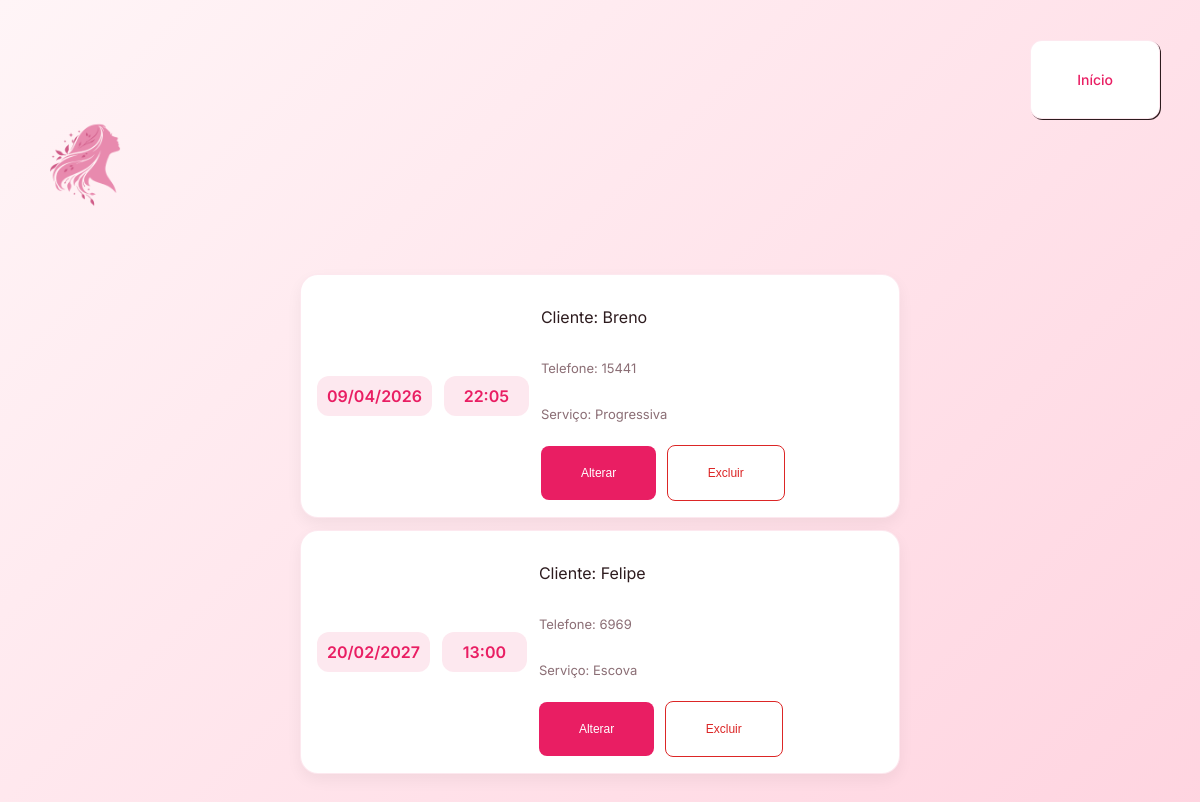
Page /agenda on the earlier database version.
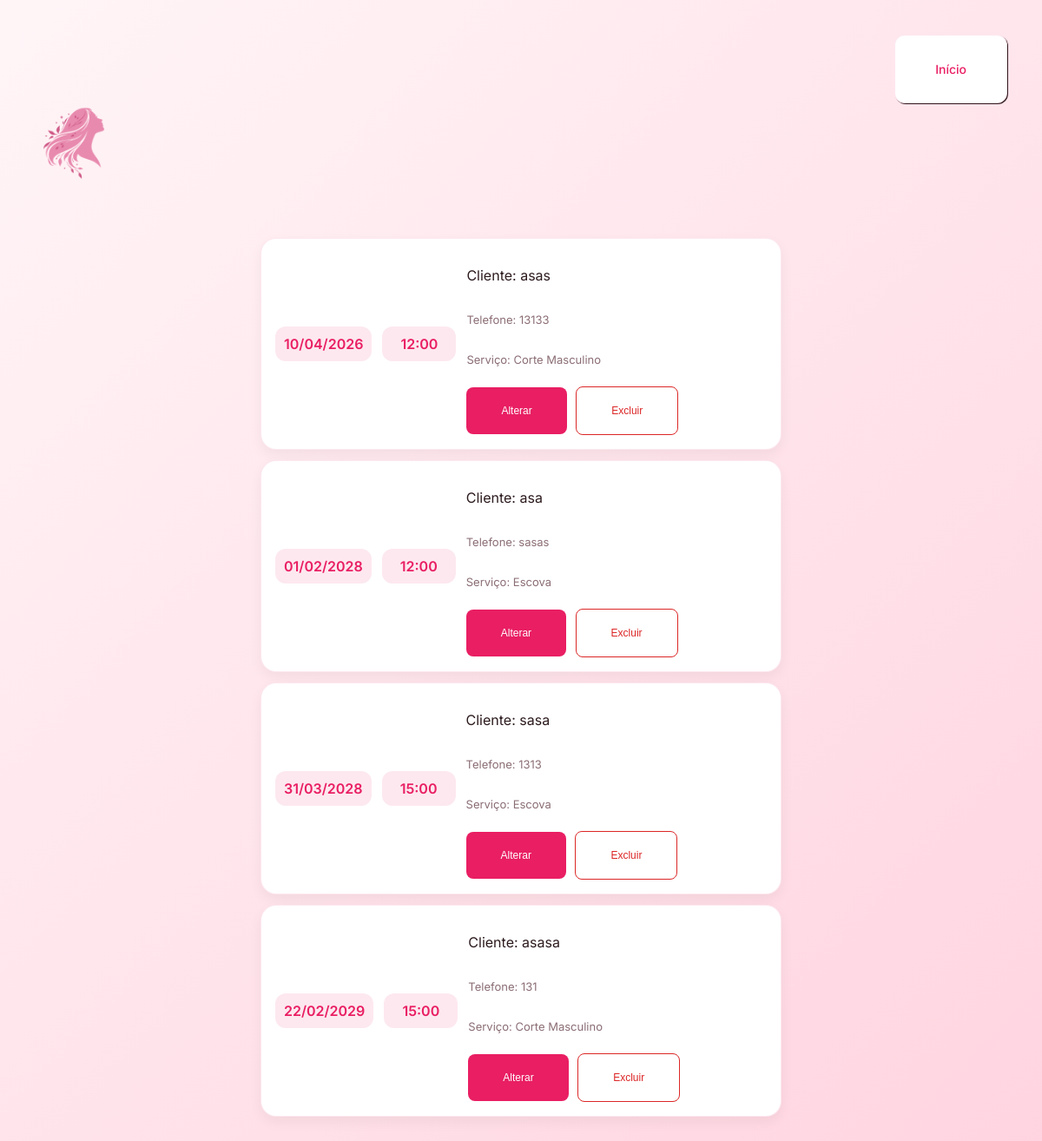
Same page on the later database version.
### tables this page shows
CREATE TABLE agendamentos (
        id INTEGER PRIMARY KEY AUTOINCREMENT,
        cliente_id INTEGER NOT NULL,
        servico_id INTEGER NOT NULL,
        data_hora_inicio TEXT NOT NULL,
        data_hora_fim TEXT NOT NULL,
    
        FOREIGN KEY (cliente_id) REFERENCES clientes(id),
        FOREIGN KEY (servico_id) REFERENCES servicos(id)
    );

CREATE TABLE clientes ( 
        id INTEGER PRIMARY KEY AUTOINCREMENT,
        nome TEXT NOT NULL,
        telefone TEXT NOT NULL
    );

CREATE TABLE servicos (
        id INTEGER PRIMARY KEY AUTOINCREMENT,
        nome TEXT NOT NULL,
        tempo_minutos INTEGER NOT NULL
    );

### Kurly.py (the view)
@app.route('/agenda')
def lista():
    cursor.execute("""
        SELECT
            ag.id,
            ag.data_hora_inicio,
            c.nome,
            c.telefone,
            s.nome
        FROM agendamentos ag
        JOIN clientes c ON ag.cliente_id = c.id
        JOIN servicos s ON ag.servico_id = s.id
        ORDER BY ag.data_hora_inicio
    """) #Pego o id, o dia e a hora de inicio, o nome, o telefone e o nome do serviço para mostrar no front end
    dados = cursor.fetchall()
    return render_template("lista.html", agendamentos=dados) #Mando pro html em uma lista (lista dados)

### templates/lista.html (shortened to what this page needs)
<!DOCTYPE html>
<html lang="pt-br">
<head>
    <link rel="stylesheet" href="{{ url_for('static', filename='style-lista.css') }}">
</head>
<body>
        <header id="cabecalhoInicial">
            <div class="opcoesIniciais">
                <a href="/">
                    <img src="{{ url_for('static', filename='logo.png') }}" alt="Logo Kurly">
                </a>
                <a href="/" class="inicio">Início</a>
            </div>
        </header>
        <div class="lista-agendamentos">
            {% for ag in agendamentos %}
            <div class="item-agendamento">
                <div class="data">
                    <span class="dia">{{ ag[1][8:10] }}/{{ ag[1][5:7] }}/</span>
                    <span class="ano">{{ ag[1][0:4] }}</span>
                </div>
                <div class="data">
                    <span class="hora">{{ ag[1][11:16] }}</span>
                </div>
                <div class="conteudo">
                    <p class="nome">
                        Cliente: <span>{{ ag[2] }}</span>
                    </p>
                    <p class="servico">
                        Telefone: <span>{{ ag[3] }}</span>
                    </p>
                    <p class="telefone">
                        Serviço: <span>{{ ag[4] }}</span>
                    </p>
                    <div class="acoes">
                        <a href="/editar/{{ ag[0] }}"><button id="alterar">Alterar</button></a>
                        <button onclick="confirmarExclusao('{{ ag[0] }}')" id="excluir">Excluir</button>
                    </div>
                </div>
            </div>
            {% endfor %}
        </div>
</body>
</html>

Differences in the rows shown:
removed agendamentos: data_hora_inicio "09", data_hora_inicio "04", data_hora_inicio "2026", data_hora_inicio "22:05", nome "Breno", telefone "15441", nome "Progressiva"
removed agendamentos: data_hora_inicio "20", data_hora_inicio "02", data_hora_inicio "2027", data_hora_inicio "13:00", nome "Felipe", telefone "6969", nome "Escova"
added agendamentos: data_hora_inicio "10", data_hora_inicio "04", data_hora_inicio "2026", data_hora_inicio "12:00", nome "asas", telefone "13133", nome "Corte Masculino"
added agendamentos: data_hora_inicio "01", data_hora_inicio "02", data_hora_inicio "2028", data_hora_inicio "12:00", nome "asa", telefone "sasas", nome "Escova"
added agendamentos: data_hora_inicio "31", data_hora_inicio "03", data_hora_inicio "2028", data_hora_inicio "15:00", nome "sasa", telefone "1313", nome "Escova"
added agendamentos: data_hora_inicio "22", data_hora_inicio "02", data_hora_inicio "2029", data_hora_inicio "15:00", nome "asasa", telefone "131", nome "Corte Masculino"
